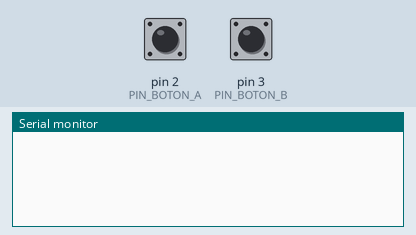
Simulated run of this sketch. Board: Arduino Uno, built with avr-gcc and run on an emulated ATmega328P. Shown: the last lines printed to the serial monitor. Inputs (shaded band) come from the test bench; at power-on: pin 2 (PIN_BOTON_A) HIGH, pin 3 (PIN_BOTON_B) HIGH.

Above: at 1.2 s.
1.3 s: pin 2 (PIN_BOTON_A) pulled LOW for 0.15 s
At 1.9 s:
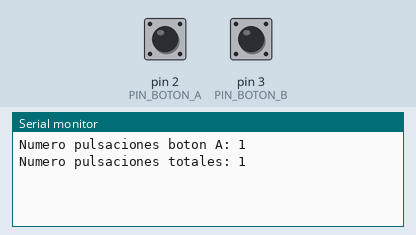
2.9 s: pin 3 (PIN_BOTON_B) pulled LOW for 0.15 s
At 3.8 s:
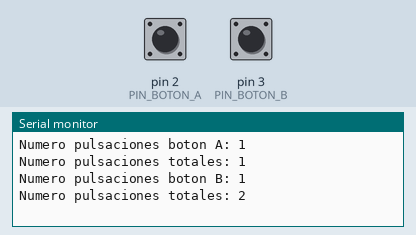
4.5 s: pin 2 (PIN_BOTON_A) pulled LOW for 1 s
At 5.6 s:
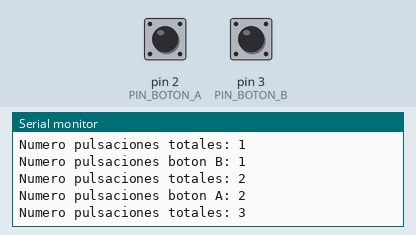
7.0 s: pin 3 (PIN_BOTON_B) pulled LOW for 1 s
At 9.5 s:
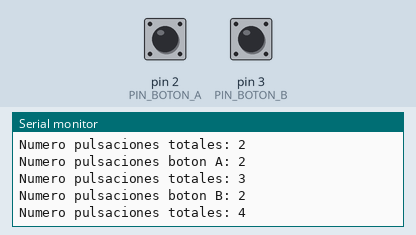
Timing chart, 0 to 10.5 s (numbered marks = the images above; inputs shaded):
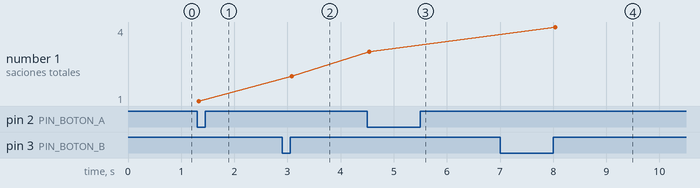

Measured:
- after the input at 1.3 s, the serial monitor: prints a new line at once (image 1)
- after the input at 2.9 s, the serial monitor: prints a new line after 0.15 s (image 2)
- after the input at 4.5 s, the serial monitor: prints a new line at once (image 3)
- after the input at 7.0 s, the serial monitor: prints a new line after 1.0 s (image 4)
- plotted number 1: 1 → 2 after the input at 2.9 s, 2 → 3 after the input at 4.5 s, 3 → 4 after the input at 7.0 s

The sketch:

Ejercicio03-German.ino
```cpp
//PINES
#define PIN_BOTON_A 2
#define PIN_BOTON_B 3
int suma=0;


void setup() {
  //Inicializo puerto serie
  Serial.begin(9600);


  pinMode(PIN_BOTON_A, INPUT_PULLUP);
  pinMode(PIN_BOTON_B, INPUT);

  }


void loop() {


  int pulsos_a = 0;
  int pulsos_b = 0;
  static boolean anterior_a = digitalRead(PIN_BOTON_A);
  static boolean anterior_b = digitalRead(PIN_BOTON_B);

  while (true) {
    //Compruebo si llega una q
    if (Serial.available() > 0) {
      char caracter_leido = Serial.read();
      if (caracter_leido == 'q')
        break;
    }

    boolean estado_a = digitalRead(PIN_BOTON_A);
    boolean estado_b = digitalRead(PIN_BOTON_B);

    if (anterior_a != estado_a) {
      if (estado_a == LOW) {  //flanco descendente pull-up

        pulsos_a++;
        suma++;
        Serial.println("Numero pulsaciones boton A: " + (String)pulsos_a);
        Serial.print("Numero pulsaciones totales: ");
        Serial.println(suma);

      }
    }

    if (anterior_b != estado_b) {
      if (estado_b == HIGH) {  //flanco ascendente pull-down

        pulsos_b++;
         suma++;
        Serial.println("Numero pulsaciones boton B: " + (String)pulsos_b);
        Serial.print("Numero pulsaciones totales: ");
        Serial.println(suma);
      }
    }
    anterior_a = estado_a;
    anterior_b = estado_b;
    delay(50); //Evitar rebotes
  }
}
```
